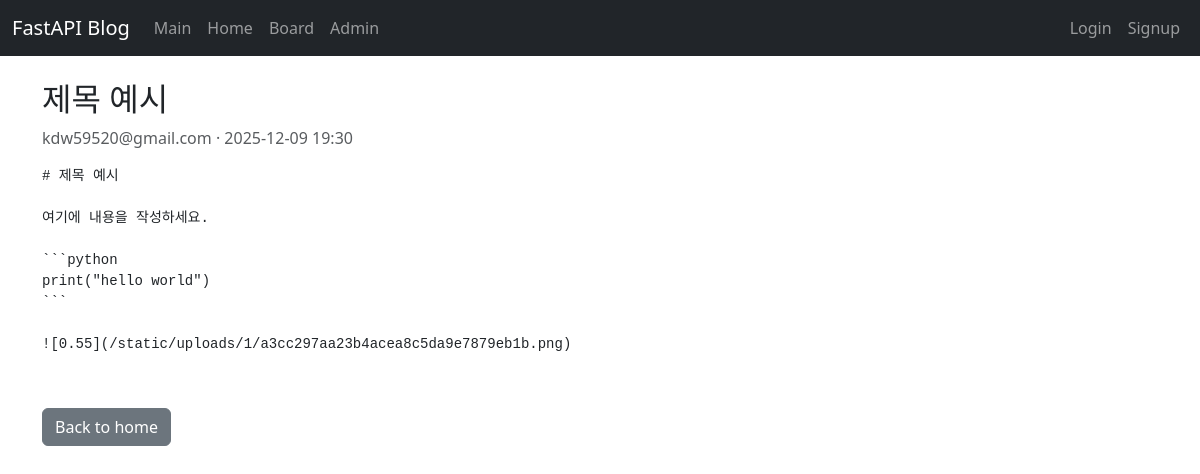
/posts/1, run on the app's committed database.
### app/models.py (models this page shows, shortened)
class BoardPost(Base):
    __tablename__ = "board_posts"
    id = Column(Integer, primary_key=True, index=True)
    title = Column(String(200), nullable=False)
    content = Column(Text, nullable=False)
    content_html = Column(Text, nullable=True)
    author = Column(String(255), nullable=False)
    is_private = Column(Boolean, default=False)
    category_id = Column(
        Integer,
        ForeignKey("board_categories.id"),
        nullable=True,
    )
    category = relationship("BoardCategory", back_populates="posts")
    user_id = Column(Integer, ForeignKey("users.id"), nullable=False)
    user = relationship("User", back_populates="posts")
    created_at = Column(DateTime, default=now_kst)
    updated_at = Column(
        DateTime,
        default=now_kst,
        onupdate=now_kst,
    )

### app/routers/blog/router.py (the view)
@router.get("/posts/{post_id}", response_class=HTMLResponse)
def read_post(
    request: Request,
    post_id: int,
    db: Session = Depends(get_db),
    current_user: Optional[models.User] = Depends(get_current_user_optional),
):
    post = db.query(models.BoardPost).filter(models.BoardPost.id == post_id).first()
    if not post:
        return RedirectResponse("/", status_code=302)
    if post.is_private:
        if not current_user or post.user_id != current_user.id:
            return RedirectResponse("/", status_code=303)
    return templates.TemplateResponse(
        "post_detail.html",
        {
            "request": request,
            "post": post,
            "current_user": current_user,
        },
    )

### app/templates/post_detail.html
{% extends "base.html" %}
{% block content %}
<article>
  <h2>{{ post.title }}</h2>
  <p class="text-muted">
    {{ post.author }} · {{ post.created_at.strftime("%Y-%m-%d %H:%M") }}
  </p>
  <div class="mt-3">
    <pre>{{ post.content }}</pre>
  </div>
  <a href="/" class="btn btn-secondary mt-3">Back to home</a>
</article>
{% endblock %}

### data on the page
BoardPost: title "제목 예시", author "kdw59520@gmail.com", created_at "2025-12-09 19:30", content "# 제목 예시 여기에 내용을 작성하세요. ```python print(\"hello world\") ``` ![0.55](/static/uploads/1/a3cc297aa23b4acea8c5da9e7879eb1b.png)"
